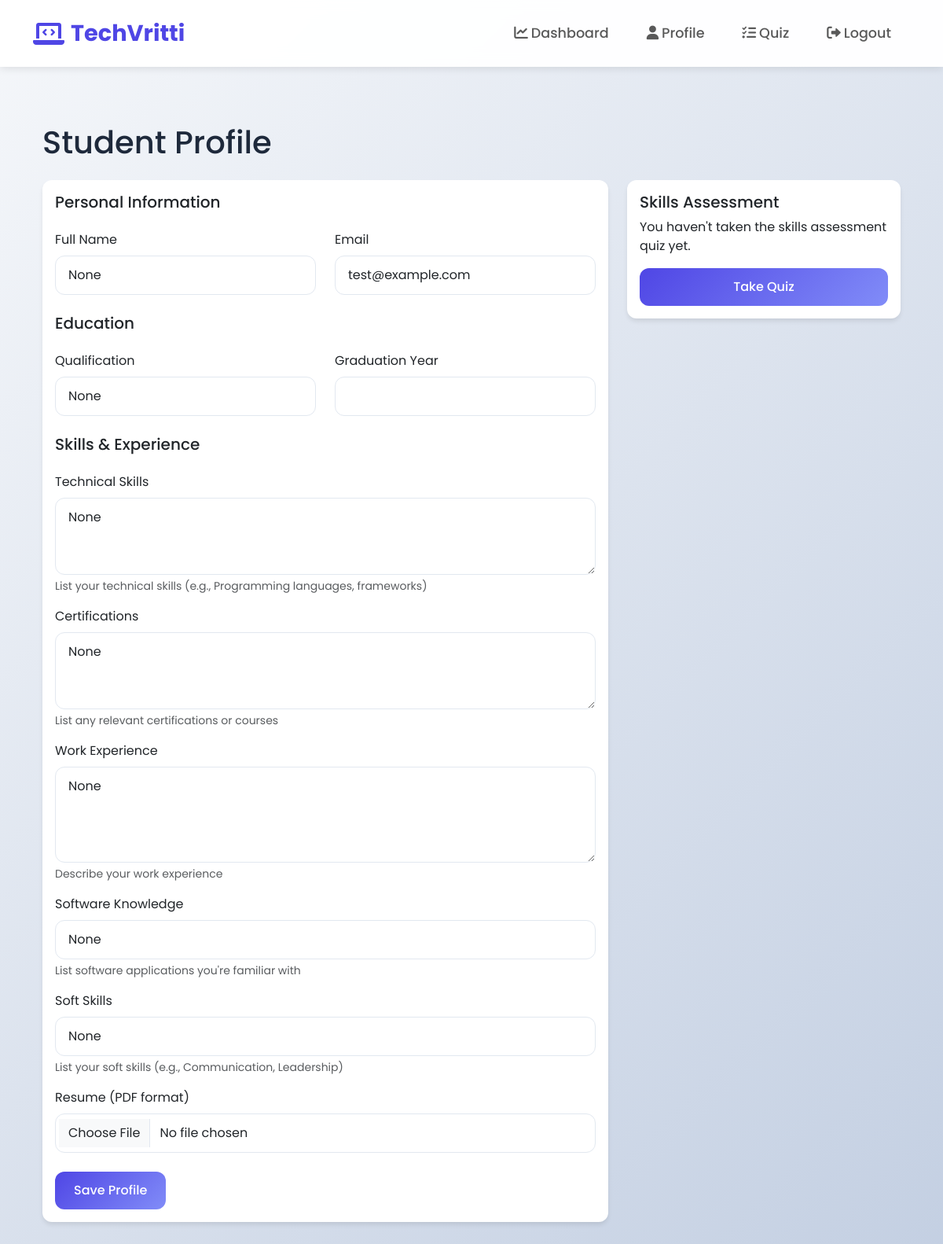
The page /profile (signed in) on the database its author committed.
### app.py (models this page shows, shortened)
class User(UserMixin, db.Model):
    id = db.Column(db.Integer, primary_key=True)
    email = db.Column(db.String(120), unique=True, nullable=False)
    password_hash = db.Column(db.String(256), nullable=False)
    full_name = db.Column(db.String(100))
    qualification = db.Column(db.String(100))
    graduation_year = db.Column(db.Integer)
    skills = db.Column(db.Text)
    certifications = db.Column(db.Text)
    experience = db.Column(db.Text)
    known_software = db.Column(db.String(200))
    soft_skills = db.Column(db.String(200))
    resume_path = db.Column(db.String(200))

### app.py (the view, shortened to what this page needs)
@app.route('/profile', methods=['GET', 'POST'])
@login_required
def profile():
    return render_template('profile.html')

### app.py (called while the page is built)
@login_manager.user_loader
def load_user(user_id):
    return User.query.get(int(user_id))

@app.context_processor
def inject_now():
    return {'now': datetime.utcnow()}

### templates/profile.html (shortened to what this page needs)
{% extends "base.html" %}
{% block content %}
<div class="container py-4">
    <div class="row">
        <div class="col-12">
            <h1 class="mb-4">Student Profile</h1>
        </div>
    </div>
    <div class="row">
        <div class="col-md-8">
            <div class="card">
                <div class="card-body">
                    <form method="POST" enctype="multipart/form-data" class="needs-validation" novalidate>
                        <h5 class="card-title mb-4">Personal Information</h5>
                        <div class="row mb-3">
                            <div class="col-md-6">
                                <label for="full_name" class="form-label">Full Name</label>
                                <input type="text" class="form-control" id="full_name" name="full_name"
                                       value="{{ current_user.full_name }}" required>
                            </div>
                            <div class="col-md-6">
                                <label for="email" class="form-label">Email</label>
                                <input type="email" class="form-control" id="email" value="{{ current_user.email }}" readonly>
                            </div>
                        </div>
                        <h5 class="card-title mb-4 mt-4">Education</h5>
                        <div class="row mb-3">
                            <div class="col-md-6">
                                <label for="qualification" class="form-label">Qualification</label>
                                <input type="text" class="form-control" id="qualification" name="qualification"
                                       value="{{ current_user.qualification }}" required>
                            </div>
                            <div class="col-md-6">
                                <label for="graduation_year" class="form-label">Graduation Year</label>
                                <input type="number" class="form-control" id="graduation_year" name="graduation_year"
                                       value="{{ current_user.graduation_year }}" required>
                            </div>
                        </div>
                        <h5 class="card-title mb-4 mt-4">Skills & Experience</h5>
                        <div class="mb-3">
                            <label for="skills" class="form-label">Technical Skills</label>
                            <textarea class="form-control" id="skills" name="skills" rows="3" required>{{ current_user.skills }}</textarea>
                            <div class="form-text">List your technical skills (e.g., Programming languages, frameworks)</div>
                        </div>
                        <div class="mb-3">
                            <label for="certifications" class="form-label">Certifications</label>
                            <textarea class="form-control" id="certifications" name="certifications" rows="3">{{ current_user.certifications }}</textarea>
                            <div class="form-text">List any relevant certifications or courses</div>
                        </div>
                        <div class="mb-3">
                            <label for="experience" class="form-label">Work Experience</label>
                            <textarea class="form-control" id="experience" name="experience" rows="4">{{ current_user.experience }}</textarea>
                            <div class="form-text">Describe your work experience</div>
                        </div>
                        <div class="mb-3">
                            <label for="known_software" class="form-label">Software Knowledge</label>
                            <input type="text" class="form-control" id="known_software" name="known_software"
                                   value="{{ current_user.known_software }}">
                            <div class="form-text">List software applications you're familiar with</div>
                        </div>
                        <div class="mb-3">
                            <label for="soft_skills" class="form-label">Soft Skills</label>
                            <input type="text" class="form-control" id="soft_skills" name="soft_skills"
                                   value="{{ current_user.soft_skills }}">
                            <div class="form-text">List your soft skills (e.g., Communication, Leadership)</div>
                        </div>
                        <div class="mb-4">
                            <label for="resume" class="form-label">Resume (PDF format)</label>
                            <input type="file" class="form-control" id="resume" name="resume" accept=".pdf">
                        </div>
                        <button type="submit" class="btn btn-primary">Save Profile</button>
                    </form>
                </div>
            </div>
        </div>
        <div class="col-md-4">
            <div class="card">
                <div class="card-body">
                    <h5 class="card-title">Skills Assessment</h5>
                    {% if current_user.quiz_score %}
                    <div class="text-center mb-4">
                        <div class="display-4">{{ current_user.quiz_score }}%</div>
                        <p class="text-muted">Your quiz score</p>
                    </div>
                    <a href="{{ url_for('quiz') }}" class="btn btn-outline-primary d-block">Retake Quiz</a>
                    {% else %}
                    <p class="card-text">You haven't taken the skills assessment quiz yet.</p>
                    <a href="{{ url_for('quiz') }}" class="btn btn-primary d-block">Take Quiz</a>
                    {% endif %}
                </div>
            </div>
        </div>
    </div>
</div>
{% endblock %}

### static/css/style.css (style rules this page uses)
:root { --primary-color: #4f46e5; --secondary-color: #818cf8; --success-color: #22c55e; --background-color: #f8fafc; --text-color: #1e293b; --border-radius: 0.75rem; }
body { font-family: 'Poppins', sans-serif; background: linear-gradient(135deg, #f5f7fa 0%, #c3cfe2 100%); color: var(--text-color); min-height: 100vh; }
.btn { border-radius: var(--border-radius); padding: 0.75rem 1.5rem; font-weight: 500; transition: all 0.3s ease; }
.btn-primary { background: linear-gradient(135deg, var(--primary-color), var(--secondary-color)); border: none; }
.form-control { border-radius: var(--border-radius); padding: 0.75rem 1rem; border: 1px solid #e2e8f0; transition: all 0.3s ease; }
.card { border-radius: var(--border-radius); border: none; box-shadow: 0 4px 6px -1px rgba(0, 0, 0, 0.1); transition: transform 0.3s ease; }

### rows shown on the page
User: full_name "None", email "test@example.com", qualification "None", skills "None", certifications "None", experience "None", known_software "None", soft_skills "None"
